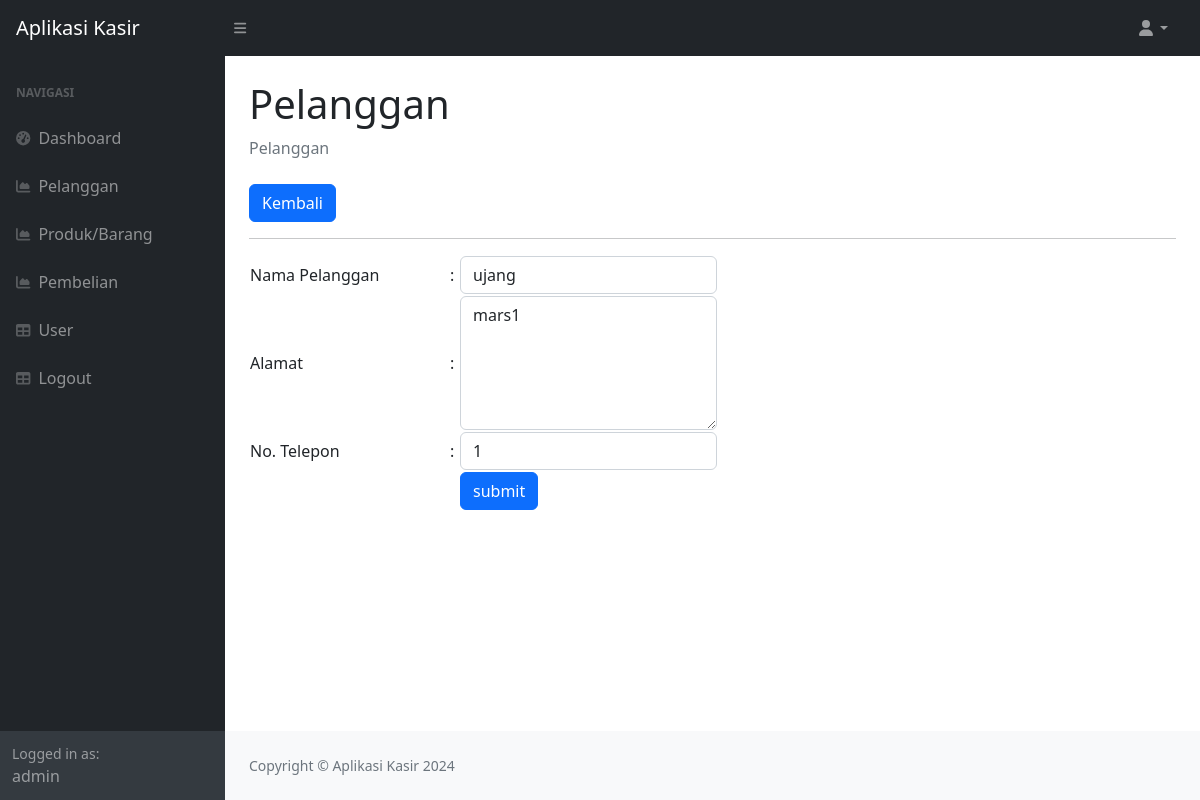
Screenshot of /?page=pelanggan_ubah&&id=22 (signed in) with the database file from the repository.
### tables this page shows
CREATE TABLE `pelanggan` (
  `id_pelanggan` int(11) NOT NULL,
  `nama_pelanggan` varchar(255) DEFAULT NULL,
  `alamat` text DEFAULT NULL,
  `no_telepon` int(15) DEFAULT NULL
);

### pelanggan_ubah.php (the view, shortened to what this page needs)
<?php
$id = $_GET['id'];
$query = mysqli_query($koneksi, "SELECT * FROM pelanggan WHERE id_pelanggan = '$id'");
$data = mysqli_fetch_array($query);
?>
<div class="container-fluid px-4">
    <h1 class="mt-4">Pelanggan</h1>
    <ol class="breadcrumb mb-4">
        <li class="breadcrumb-item active">Pelanggan</li>
    </ol>
    <a href="?page=pelanggan" class="btn btn-primary">Kembali</a>
    <hr>
    <form method="post">
        <table>
            <tr>
                <td width="200">Nama Pelanggan</td>
                <td width="1">:</td>
                <td><input class="form-control" value="<?php echo $data['nama_pelanggan']; ?>" type="text"
                        name="nama_pelanggan"></td>
            </tr>
            <tr>
                <td width="200">Alamat</td>
                <td width="10">:</td>
                <td><textarea name="alamat" rows="5" class="form-control"><?php echo $data['alamat']; ?></textarea></td>
            </tr>
            <tr>
                <td>No. Telepon</td>
                <td>:</td>
                <td><input class="form-control" type="number" step="0" value="<?php echo $data['no_telepon']; ?>"
                        name="no_telepon"></td>
            </tr>
            <tr>
                <td></td>
                <td></td>
                <td>
                    <button type="submit" class="btn btn-primary">submit</button>
                </td>
            </tr>
        </table>
    </form>
    </div>

### rows the page displays
pelanggan: nama_pelanggan "ujang", alamat "mars1", no_telepon "1"

### other values shown
$_SESSION['user']['nama'] "admin"
